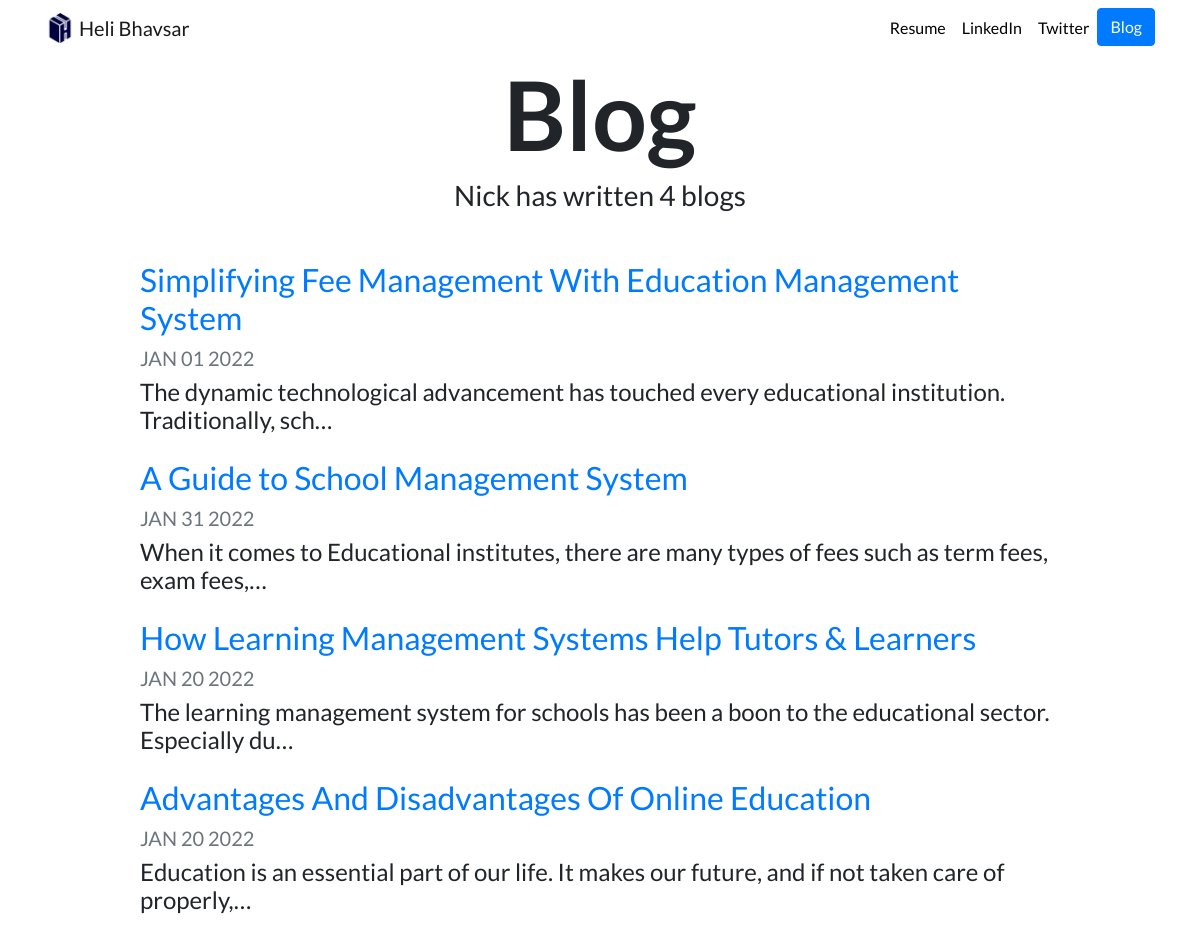
Screenshot of /blog/ with the database file from the repository.
### blog/models.py (models this page shows, shortened)
class Blog(models.Model):
    title = models.CharField(max_length=100)
    description = models.CharField(max_length=5000)
    date = models.DateTimeField()
    image = models.ImageField(blank=True,upload_to='blog/images')

### blog/views.py (the view)
# urls.py: path('', views.all_blogs, name="all_blogs"),
def all_blogs(request):
    blogs = Blog.objects.all()
    return render(request, 'blog/all_blogs.html', {'blogs': blogs })

### blog/templates/blog/all_blogs.html
{% extends "portfolio/base.html" %}
{% load static %}
{% block content %}
<h1 id="blogtitle" class="font-weight-bold text-center">Blog</h1>
<h3 class="text-center mb-5">Nick has written {{ blogs.count }} blog{{ blogs.count|pluralize }}</h3>
{% for blog in blogs %}
<div class="row justify-content-center my-3">
  <div class="col-md-10">
    <a href="{% url 'blog:detail' blog.id %}">
      <h2>{{ blog.title }}</h2>
    </a>
    <h5 class="text-muted">{{ blog.date|date:'M d Y'|upper }}</h5>
    <h4>{{ blog.description|striptags|truncatechars:100 }}</h4>
  </div>
</div>
{% endfor %}
{% endblock %}

### portfolio/templates/portfolio/base.html (shortened to what this page needs)
<!doctype html>
<html lang="en">
<head>
  {% load static %}
  <link rel="stylesheet" href="https://stackpath.bootstrapcdn.com/bootstrap/4.4.1/css/bootstrap.min.css">
  <link rel="stylesheet" href="{% static "portfolio/custom.css" %}">
</head>
<body>
  <nav id="topNav" class="navbar navbar-expand-md navbar-light">
    <div class="container">
      <a class="navbar-brand" href="{% url 'home' %}">
        <img src="{% static 'portfolio/logo.png' %}" width="30" height="30" class="d-inline-block align-top" alt="Nick's Logo">
        <span>Heli Bhavsar</span>
      </a>
      <div class="collapse navbar-collapse text-center" id="navbarNav">
        <ul class="navbar-nav ml-auto">
          <li class="nav-item">
            <a class="nav-link" href="{% static 'portfolio/Heli_Bhavsar_Resume.pdf' %}">Resume</a>
          </li>
          <li class="nav-item">
            <a class="nav-link" href="https://www.linkedin.com/in/heli-bhavsar/" target="_blank">LinkedIn</a>
          </li>
          <li class="nav-item">
            <a class="nav-link" href="https://twitter.com/Heli0501" target="_blank">Twitter</a>
          </li>
          <li>
            <a role="button" href="{% url 'blog:all_blogs' %}" class="btn btn-primary">Blog</a>
          </li>
        </ul>
      </div>
    </div>
  </nav>
  <div class="container">
    {% block content %}{% endblock %}
  </div>
</body>
</html>

### portfolio/static/portfolio/custom.css (style rules this page uses)
.navbar-nav .nav-link { color: rgba(0,0,0,1) !important; }
body { font-family: 'Lato', sans-serif; }
#blogtitle { font-size: 6rem; }

### rows the page displays
Blog: title "Simplifying Fee Management With Education Management System", date "JAN 01 2022", description "The dynamic technological advancement has touched every educational institution. Traditionally, sch…"
Blog: title "A Guide to School Management System", date "JAN 31 2022", description "When it comes to Educational institutes, there are many types of fees such as term fees, exam fees,…"
Blog: title "How Learning Management Systems Help Tutors & Learners", date "JAN 20 2022", description "The learning management system for schools has been a boon to the educational sector. Especially du…"
Blog: title "Advantages And Disadvantages Of Online Education", date "JAN 20 2022", description "Education is an essential part of our life. It makes our future, and if not taken care of properly,…"

### other values shown
{{ blogs.count }} "4"
